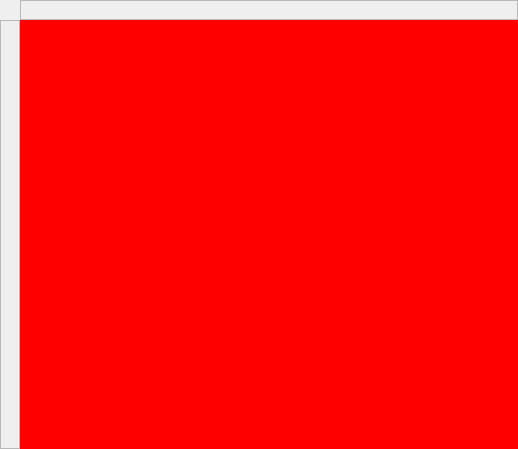
<?xml version="1.0" encoding="UTF-8"?>
<ui version="4.0">
 <class>FormImageManipulator</class>
 <widget class="QWidget" name="FormImageManipulator">
  <property name="geometry">
   <rect>
    <x>0</x>
    <y>0</y>
    <width>518</width>
    <height>449</height>
   </rect>
  </property>
  <property name="windowTitle">
   <string>Form</string>
  </property>
  <layout class="QHBoxLayout" name="horizontalLayout_3">
   <property name="spacing">
    <number>0</number>
   </property>
   <property name="leftMargin">
    <number>0</number>
   </property>
   <property name="topMargin">
    <number>0</number>
   </property>
   <property name="rightMargin">
    <number>0</number>
   </property>
   <property name="bottomMargin">
    <number>0</number>
   </property>
   <item>
    <layout class="QGridLayout" name="gridLayout_2">
     <property name="spacing">
      <number>0</number>
     </property>
     <item row="0" column="0">
      <widget class="QFrame" name="frame_empty">
       <property name="sizePolicy">
        <sizepolicy hsizetype="Minimum" vsizetype="Preferred">
         <horstretch>0</horstretch>
         <verstretch>0</verstretch>
        </sizepolicy>
       </property>
       <property name="styleSheet">
        <string notr="true"/>
       </property>
       <property name="frameShape">
        <enum>QFrame::NoFrame</enum>
       </property>
       <property name="frameShadow">
        <enum>QFrame::Plain</enum>
       </property>
      </widget>
     </item>
     <item row="1" column="0">
      <widget class="QScrollArea" name="scrollArea_left">
       <property name="sizePolicy">
        <sizepolicy hsizetype="Expanding" vsizetype="Expanding">
         <horstretch>0</horstretch>
         <verstretch>0</verstretch>
        </sizepolicy>
       </property>
       <property name="maximumSize">
        <size>
         <width>20</width>
         <height>16777215</height>
        </size>
       </property>
       <property name="frameShape">
        <enum>QFrame::NoFrame</enum>
       </property>
       <property name="frameShadow">
        <enum>QFrame::Plain</enum>
       </property>
       <property name="lineWidth">
        <number>0</number>
       </property>
       <property name="verticalScrollBarPolicy">
        <enum>Qt::ScrollBarAlwaysOff</enum>
       </property>
       <property name="horizontalScrollBarPolicy">
        <enum>Qt::ScrollBarAlwaysOff</enum>
       </property>
       <property name="widgetResizable">
        <bool>true</bool>
       </property>
       <widget class="QWidget" name="scrollAreaWidgetContents_6">
        <property name="geometry">
         <rect>
          <x>0</x>
          <y>0</y>
          <width>20</width>
          <height>427</height>
         </rect>
        </property>
        <property name="sizePolicy">
         <sizepolicy hsizetype="Expanding" vsizetype="Expanding">
          <horstretch>0</horstretch>
          <verstretch>0</verstretch>
         </sizepolicy>
        </property>
        <property name="maximumSize">
         <size>
          <width>16777215</width>
          <height>16777215</height>
         </size>
        </property>
        <layout class="QVBoxLayout" name="verticalLayout">
         <property name="spacing">
          <number>0</number>
         </property>
         <property name="leftMargin">
          <number>0</number>
         </property>
         <property name="topMargin">
          <number>0</number>
         </property>
         <property name="rightMargin">
          <number>0</number>
         </property>
         <property name="bottomMargin">
          <number>0</number>
         </property>
         <item>
          <widget class="FrameRuler" name="frame_left_2">
           <property name="sizePolicy">
            <sizepolicy hsizetype="Expanding" vsizetype="Expanding">
             <horstretch>0</horstretch>
             <verstretch>0</verstretch>
            </sizepolicy>
           </property>
           <property name="minimumSize">
            <size>
             <width>0</width>
             <height>0</height>
            </size>
           </property>
           <property name="maximumSize">
            <size>
             <width>16777215</width>
             <height>16777215</height>
            </size>
           </property>
           <property name="styleSheet">
            <string notr="true"/>
           </property>
           <property name="frameShape">
            <enum>QFrame::StyledPanel</enum>
           </property>
           <property name="frameShadow">
            <enum>QFrame::Raised</enum>
           </property>
           <property name="lineWidth">
            <number>0</number>
           </property>
          </widget>
         </item>
        </layout>
       </widget>
      </widget>
     </item>
     <item row="1" column="1">
      <widget class="QScrollAreaGrid" name="scrollArea">
       <property name="frameShape">
        <enum>QFrame::NoFrame</enum>
       </property>
       <property name="frameShadow">
        <enum>QFrame::Plain</enum>
       </property>
       <property name="lineWidth">
        <number>0</number>
       </property>
       <property name="verticalScrollBarPolicy">
        <enum>Qt::ScrollBarAlwaysOff</enum>
       </property>
       <property name="horizontalScrollBarPolicy">
        <enum>Qt::ScrollBarAlwaysOff</enum>
       </property>
       <property name="widgetResizable">
        <bool>true</bool>
       </property>
       <widget class="WidgetGrid" name="scrollAreaWidgetContents_grid">
        <property name="geometry">
         <rect>
          <x>0</x>
          <y>0</y>
          <width>496</width>
          <height>427</height>
         </rect>
        </property>
        <property name="sizePolicy">
         <sizepolicy hsizetype="Expanding" vsizetype="Expanding">
          <horstretch>0</horstretch>
          <verstretch>0</verstretch>
         </sizepolicy>
        </property>
        <layout class="QHBoxLayout" name="horizontalLayout">
         <property name="spacing">
          <number>0</number>
         </property>
         <property name="leftMargin">
          <number>0</number>
         </property>
         <property name="topMargin">
          <number>0</number>
         </property>
         <property name="rightMargin">
          <number>0</number>
         </property>
         <property name="bottomMargin">
          <number>0</number>
         </property>
         <item>
          <widget class="WidgetStreamView2D" name="widgetStreamView_2" native="true">
           <property name="sizePolicy">
            <sizepolicy hsizetype="Expanding" vsizetype="Expanding">
             <horstretch>0</horstretch>
             <verstretch>0</verstretch>
            </sizepolicy>
           </property>
           <property name="styleSheet">
            <string notr="true">background-color: red</string>
           </property>
          </widget>
         </item>
        </layout>
       </widget>
      </widget>
     </item>
     <item row="0" column="1">
      <widget class="QScrollArea" name="scrollArea_top">
       <property name="sizePolicy">
        <sizepolicy hsizetype="Expanding" vsizetype="Expanding">
         <horstretch>0</horstretch>
         <verstretch>0</verstretch>
        </sizepolicy>
       </property>
       <property name="maximumSize">
        <size>
         <width>16777215</width>
         <height>20</height>
        </size>
       </property>
       <property name="frameShape">
        <enum>QFrame::NoFrame</enum>
       </property>
       <property name="frameShadow">
        <enum>QFrame::Plain</enum>
       </property>
       <property name="verticalScrollBarPolicy">
        <enum>Qt::ScrollBarAlwaysOff</enum>
       </property>
       <property name="horizontalScrollBarPolicy">
        <enum>Qt::ScrollBarAlwaysOff</enum>
       </property>
       <property name="widgetResizable">
        <bool>true</bool>
       </property>
       <widget class="QWidget" name="scrollAreaWidgetContents_7">
        <property name="geometry">
         <rect>
          <x>0</x>
          <y>0</y>
          <width>496</width>
          <height>20</height>
         </rect>
        </property>
        <property name="sizePolicy">
         <sizepolicy hsizetype="Expanding" vsizetype="Expanding">
          <horstretch>0</horstretch>
          <verstretch>0</verstretch>
         </sizepolicy>
        </property>
        <property name="maximumSize">
         <size>
          <width>16777215</width>
          <height>16777215</height>
         </size>
        </property>
        <layout class="QHBoxLayout" name="horizontalLayout_2">
         <property name="spacing">
          <number>0</number>
         </property>
         <property name="leftMargin">
          <number>0</number>
         </property>
         <property name="topMargin">
          <number>0</number>
         </property>
         <property name="rightMargin">
          <number>0</number>
         </property>
         <property name="bottomMargin">
          <number>0</number>
         </property>
         <item>
          <widget class="FrameRuler" name="frame_top_2">
           <property name="sizePolicy">
            <sizepolicy hsizetype="Expanding" vsizetype="Expanding">
             <horstretch>0</horstretch>
             <verstretch>0</verstretch>
            </sizepolicy>
           </property>
           <property name="minimumSize">
            <size>
             <width>0</width>
             <height>0</height>
            </size>
           </property>
           <property name="maximumSize">
            <size>
             <width>16777215</width>
             <height>16777215</height>
            </size>
           </property>
           <property name="styleSheet">
            <string notr="true"/>
           </property>
           <property name="frameShape">
            <enum>QFrame::StyledPanel</enum>
           </property>
           <property name="frameShadow">
            <enum>QFrame::Raised</enum>
           </property>
          </widget>
         </item>
        </layout>
       </widget>
      </widget>
     </item>
    </layout>
   </item>
  </layout>
 </widget>
 <customwidgets>
  <customwidget>
   <class>WidgetStreamView2D</class>
   <extends>QWidget</extends>
   <header location="global">WidgetStreamView.h</header>
   <container>1</container>
  </customwidget>
  <customwidget>
   <class>FrameRuler</class>
   <extends>QFrame</extends>
   <header location="global">FrameRuler.h</header>
   <container>1</container>
  </customwidget>
  <customwidget>
   <class>QScrollAreaGrid</class>
   <extends>QScrollArea</extends>
   <header location="global">QScrollAreaGrid.h</header>
   <container>1</container>
  </customwidget>
  <customwidget>
   <class>WidgetGrid</class>
   <extends>QWidget</extends>
   <header location="global">WidgetGrid.h</header>
   <container>1</container>
  </customwidget>
 </customwidgets>
 <resources/>
 <connections/>
</ui>
